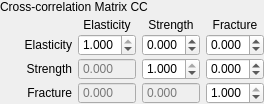
         <widget class="QGroupBox" name="gb_rf_correlation_matrix">
          <property name="styleSheet">
           <string notr="true">QGroupBox { border: 0px; margin-top: 0px; padding-top: 0px; margin-left: 0px; padding-left: 0px; }</string>
          </property>
          <property name="title">
           <string></string>
          </property>
          <layout class="QVBoxLayout" name="verticalLayout_rf_matrix_outer">
           <property name="leftMargin">
            <number>0</number>
           </property>
           <property name="topMargin">
            <number>0</number>
           </property>
           <property name="rightMargin">
            <number>0</number>
           </property>
           <property name="bottomMargin">
            <number>0</number>
           </property>
           <property name="spacing">
            <number>4</number>
           </property>
           <item>
            <widget class="QLabel" name="label_rf_matrix_title">
             <property name="sizePolicy">
              <sizepolicy hsizetype="Preferred" vsizetype="Preferred">
               <horstretch>0</horstretch>
               <verstretch>0</verstretch>
              </sizepolicy>
                </property>
             <property name="text">
              <string>Cross-correlation Matrix CC</string>
                </property>
             <property name="alignment">
              <set>Qt::AlignLeading|Qt::AlignLeft|Qt::AlignVCenter</set>
                </property>
            </widget>
           </item>
           <item>
            <layout class="QHBoxLayout" name="horizontalLayout_rf_matrix_centered">
             <property name="spacing">
              <number>0</number>
             </property>
             <property name="leftMargin">
              <number>0</number>
             </property>
             <property name="topMargin">
              <number>0</number>
             </property>
             <property name="rightMargin">
              <number>0</number>
             </property>
             <property name="bottomMargin">
              <number>0</number>
             </property>
             <item>
              <spacer name="horizontalSpacer_rf_matrix_left">
               <property name="orientation">
                <enum>Qt::Horizontal</enum>
               </property>
               <property name="sizeType" stdset="0">
                <enum>QSizePolicy::Fixed</enum>
               </property>
               <property name="sizeHint" stdset="0">
                <size>
                 <width>0</width>
                 <height>0</height>
                </size>
               </property>
              </spacer>
             </item>
             <item>
              <layout class="QGridLayout" name="gridLayout_rf_matrix_c">
               <property name="leftMargin">
             <number>0</number>
                 </property>
               <property name="topMargin">
             <number>0</number>
                 </property>
               <property name="rightMargin">
             <number>0</number>
                 </property>
               <property name="bottomMargin">
             <number>0</number>
                 </property>
               <property name="horizontalSpacing">
             <number>6</number>
                 </property>
               <property name="verticalSpacing">
             <number>2</number>
                 </property>
               <item row="0" column="0">
                <widget class="QLabel" name="label_rf_matrix_corner">
               <property name="text">
             <string></string>
                 </property>
                </widget>
               </item>
               <item row="0" column="1">
                <widget class="QLabel" name="label_rf_matrix_col_elasticity">
               <property name="minimumSize">
             <size>
              <width>58</width>
              <height>0</height>
             </size>
                 </property>
               <property name="maximumSize">
             <size>
              <width>58</width>
              <height>16777215</height>
             </size>
                 </property>
               <property name="text">
             <string>Elasticity</string>
                 </property>
               <property name="alignment">
             <set>Qt::AlignHCenter|Qt::AlignVCenter</set>
                 </property>
                </widget>
               </item>
               <item row="0" column="2">
                <widget class="QLabel" name="label_rf_matrix_col_strength">
               <property name="minimumSize">
             <size>
              <width>58</width>
              <height>0</height>
             </size>
                 </property>
               <property name="maximumSize">
             <size>
              <width>58</width>
              <height>16777215</height>
             </size>
                 </property>
               <property name="text">
             <string>Strength</string>
                 </property>
               <property name="alignment">
             <set>Qt::AlignHCenter|Qt::AlignVCenter</set>
                 </property>
                </widget>
               </item>
               <item row="0" column="3">
                <widget class="QLabel" name="label_rf_matrix_col_fracture">
               <property name="minimumSize">
             <size>
              <width>58</width>
              <height>0</height>
             </size>
                 </property>
               <property name="maximumSize">
             <size>
              <width>58</width>
              <height>16777215</height>
             </size>
                 </property>
               <property name="text">
             <string>Fracture</string>
                 </property>
               <property name="alignment">
             <set>Qt::AlignHCenter|Qt::AlignVCenter</set>
                 </property>
                </widget>
               </item>
               <item row="1" column="0">
                <widget class="QLabel" name="label_rf_matrix_row_elasticity">
               <property name="minimumSize">
             <size>
              <width>72</width>
              <height>0</height>
             </size>
                 </property>
               <property name="maximumSize">
             <size>
              <width>72</width>
              <height>16777215</height>
             </size>
                 </property>
               <property name="text">
             <string>Elasticity</string>
                 </property>
               <property name="alignment">
             <set>Qt::AlignRight|Qt::AlignVCenter</set>
                 </property>
                </widget>
               </item>
               <item row="1" column="1">
                <widget class="QDoubleSpinBox" name="rfMatrixC11">
              <property name="minimumSize">
               <size>
                 <width>58</width>
                 <height>0</height>
               </size>
              </property>
              <property name="maximumSize">
               <size>
                 <width>58</width>
                 <height>16777215</height>
               </size>
              </property>
              <property name="decimals">
               <number>3</number>
              </property>
              <property name="minimum">
               <double>-1.000000000000000</double>
              </property>
              <property name="maximum">
               <double>1.000000000000000</double>
              </property>
              <property name="value">
               <double>1.000000000000000</double>
              </property>
             </widget>
               </item>
               <item row="1" column="2">
                <widget class="QDoubleSpinBox" name="rfMatrixC12">
              <property name="minimumSize">
               <size>
                 <width>58</width>
                 <height>0</height>
               </size>
              </property>
              <property name="maximumSize">
               <size>
                 <width>58</width>
                 <height>16777215</height>
               </size>
              </property>
              <property name="decimals">
               <number>3</number>
              </property>
              <property name="minimum">
               <double>-1.000000000000000</double>
              </property>
              <property name="maximum">
               <double>1.000000000000000</double>
              </property>
             </widget>
               </item>
               <item row="1" column="3">
                <widget class="QDoubleSpinBox" name="rfMatrixC13">
              <property name="minimumSize">
               <size>
                 <width>58</width>
                 <height>0</height>
               </size>
              </property>
              <property name="maximumSize">
               <size>
                 <width>58</width>
                 <height>16777215</height>
               </size>
              </property>
              <property name="decimals">
               <number>3</number>
              </property>
              <property name="minimum">
               <double>-1.000000000000000</double>
              </property>
              <property name="maximum">
               <double>1.000000000000000</double>
              </property>
             </widget>
               </item>
               <item row="2" column="0">
                <widget class="QLabel" name="label_rf_matrix_row_strength">
               <property name="minimumSize">
             <size>
              <width>72</width>
              <height>0</height>
             </size>
                 </property>
               <property name="maximumSize">
             <size>
              <width>72</width>
              <height>16777215</height>
             </size>
                 </property>
               <property name="text">
             <string>Strength</string>
                 </property>
               <property name="alignment">
             <set>Qt::AlignRight|Qt::AlignVCenter</set>
                 </property>
                </widget>
               </item>
               <item row="2" column="1">
                <widget class="QDoubleSpinBox" name="rfMatrixC21">
              <property name="enabled">
               <bool>false</bool>
              </property>
              <property name="minimumSize">
               <size>
                 <width>58</width>
                 <height>0</height>
               </size>
              </property>
              <property name="maximumSize">
               <size>
                 <width>58</width>
                 <height>16777215</height>
               </size>
              </property>
              <property name="styleSheet">
               <string notr="true">color: rgb(120, 120, 120);</string>
              </property>
              <property name="readOnly">
               <bool>true</bool>
              </property>
              <property name="buttonSymbols">
               <enum>QAbstractSpinBox::NoButtons</enum>
              </property>
              <property name="decimals">
               <number>3</number>
              </property>
              <property name="minimum">
               <double>-1.000000000000000</double>
              </property>
              <property name="maximum">
               <double>1.000000000000000</double>
              </property>
             </widget>
               </item>
               <item row="2" column="2">
                <widget class="QDoubleSpinBox" name="rfMatrixC22">
              <property name="minimumSize">
               <size>
                 <width>58</width>
                 <height>0</height>
               </size>
              </property>
              <property name="maximumSize">
               <size>
                 <width>58</width>
                 <height>16777215</height>
               </size>
              </property>
              <property name="decimals">
               <number>3</number>
              </property>
              <property name="minimum">
               <double>-1.000000000000000</double>
              </property>
              <property name="maximum">
               <double>1.000000000000000</double>
              </property>
              <property name="value">
               <double>1.000000000000000</double>
              </property>
             </widget>
               </item>
               <item row="2" column="3">
                <widget class="QDoubleSpinBox" name="rfMatrixC23">
              <property name="minimumSize">
               <size>
                 <width>58</width>
                 <height>0</height>
               </size>
              </property>
              <property name="maximumSize">
               <size>
                 <width>58</width>
                 <height>16777215</height>
               </size>
              </property>
              <property name="decimals">
               <number>3</number>
              </property>
              <property name="minimum">
               <double>-1.000000000000000</double>
              </property>
              <property name="maximum">
               <double>1.000000000000000</double>
              </property>
             </widget>
               </item>
               <item row="3" column="0">
                <widget class="QLabel" name="label_rf_matrix_row_fracture">
               <property name="minimumSize">
             <size>
              <width>72</width>
              <height>0</height>
             </size>
                 </property>
               <property name="maximumSize">
             <size>
              <width>72</width>
              <height>16777215</height>
             </size>
                 </property>
               <property name="text">
             <string>Fracture</string>
                 </property>
               <property name="alignment">
             <set>Qt::AlignRight|Qt::AlignVCenter</set>
                 </property>
                </widget>
               </item>
               <item row="3" column="1">
                <widget class="QDoubleSpinBox" name="rfMatrixC31">
              <property name="enabled">
               <bool>false</bool>
              </property>
              <property name="minimumSize">
               <size>
                 <width>58</width>
                 <height>0</height>
               </size>
              </property>
              <property name="maximumSize">
               <size>
                 <width>58</width>
                 <height>16777215</height>
               </size>
              </property>
              <property name="styleSheet">
               <string notr="true">color: rgb(120, 120, 120);</string>
              </property>
              <property name="readOnly">
               <bool>true</bool>
              </property>
              <property name="buttonSymbols">
               <enum>QAbstractSpinBox::NoButtons</enum>
              </property>
              <property name="decimals">
               <number>3</number>
              </property>
              <property name="minimum">
               <double>-1.000000000000000</double>
              </property>
              <property name="maximum">
               <double>1.000000000000000</double>
              </property>
             </widget>
               </item>
               <item row="3" column="2">
                <widget class="QDoubleSpinBox" name="rfMatrixC32">
              <property name="enabled">
               <bool>false</bool>
              </property>
              <property name="minimumSize">
               <size>
                 <width>58</width>
                 <height>0</height>
               </size>
              </property>
              <property name="maximumSize">
               <size>
                 <width>58</width>
                 <height>16777215</height>
               </size>
              </property>
              <property name="styleSheet">
               <string notr="true">color: rgb(120, 120, 120);</string>
              </property>
              <property name="readOnly">
               <bool>true</bool>
              </property>
              <property name="buttonSymbols">
               <enum>QAbstractSpinBox::NoButtons</enum>
              </property>
              <property name="decimals">
               <number>3</number>
              </property>
              <property name="minimum">
               <double>-1.000000000000000</double>
              </property>
              <property name="maximum">
               <double>1.000000000000000</double>
              </property>
             </widget>
               </item>
               <item row="3" column="3">
                <widget class="QDoubleSpinBox" name="rfMatrixC33">
              <property name="minimumSize">
               <size>
                 <width>58</width>
                 <height>0</height>
               </size>
              </property>
              <property name="maximumSize">
               <size>
                 <width>58</width>
                 <height>16777215</height>
               </size>
              </property>
              <property name="decimals">
               <number>3</number>
              </property>
              <property name="minimum">
               <double>-1.000000000000000</double>
              </property>
              <property name="maximum">
               <double>1.000000000000000</double>
              </property>
              <property name="value">
               <double>1.000000000000000</double>
              </property>
             </widget>
          </item>
              </layout>
             </item>
             <item>
              <spacer name="horizontalSpacer_rf_matrix_right">
               <property name="orientation">
                <enum>Qt::Horizontal</enum>
               </property>
               <property name="sizeType" stdset="0">
                <enum>QSizePolicy::Fixed</enum>
               </property>
               <property name="sizeHint" stdset="0">
                <size>
                 <width>0</width>
                 <height>0</height>
                </size>
               </property>
              </spacer>
             </item>
            </layout>
           </item>
          </layout>
         </widget>
